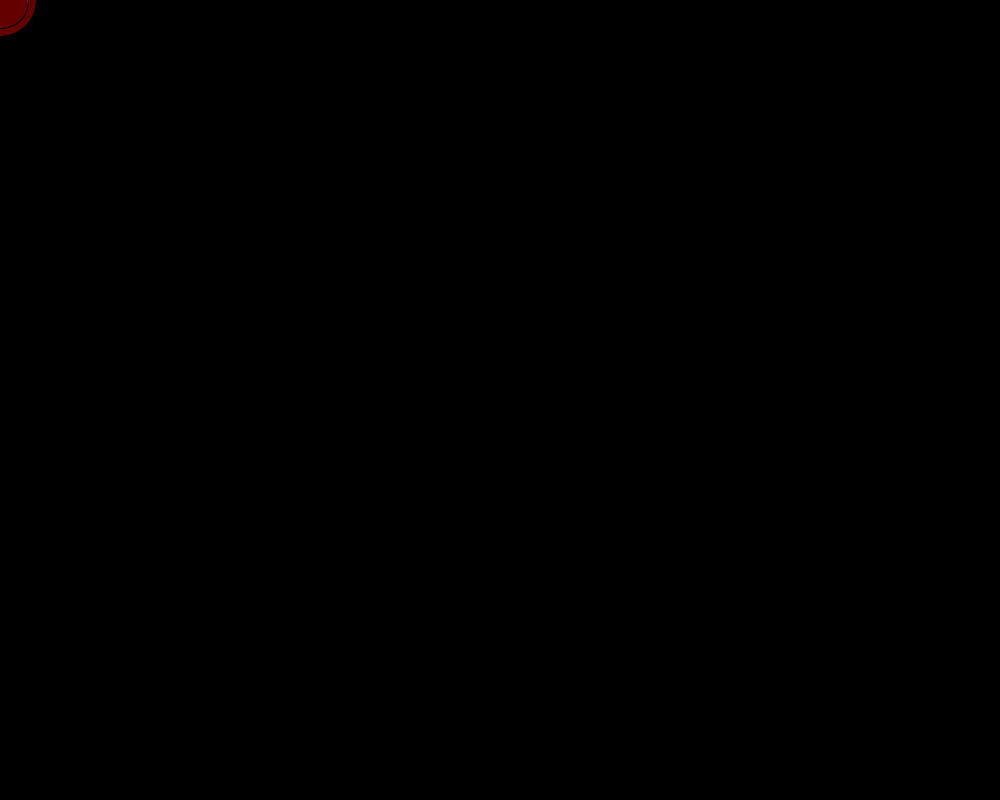
Frame 1 (no input)
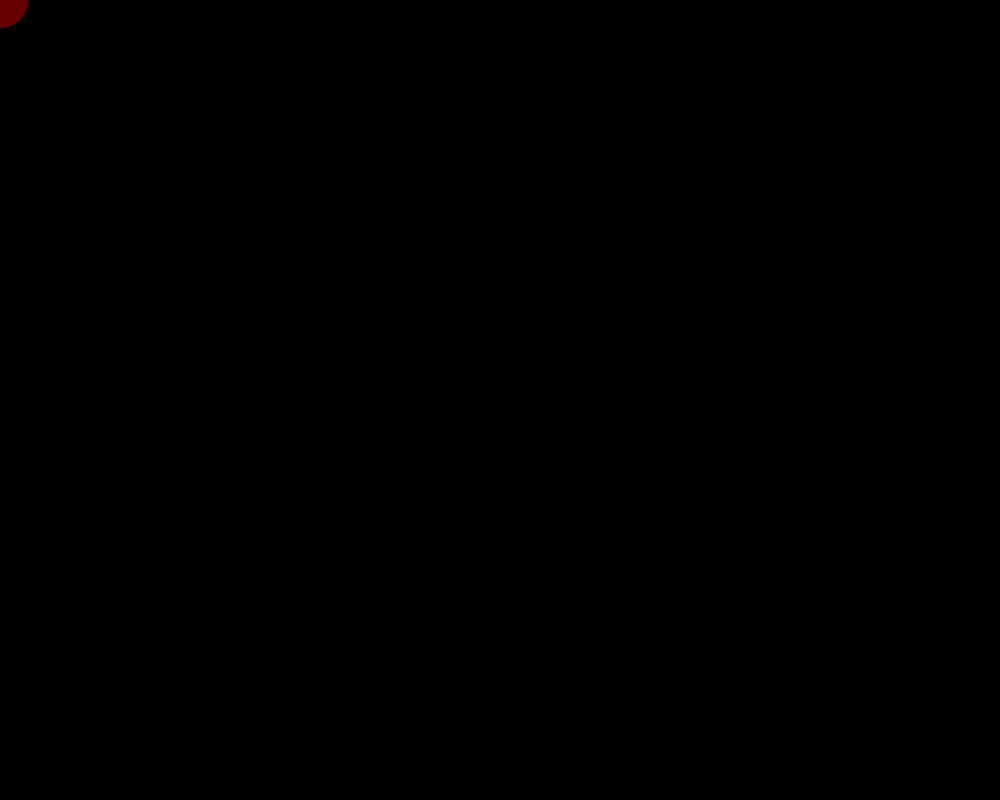
Frame 60 (the mouse pressed at the canvas centre just before this capture)
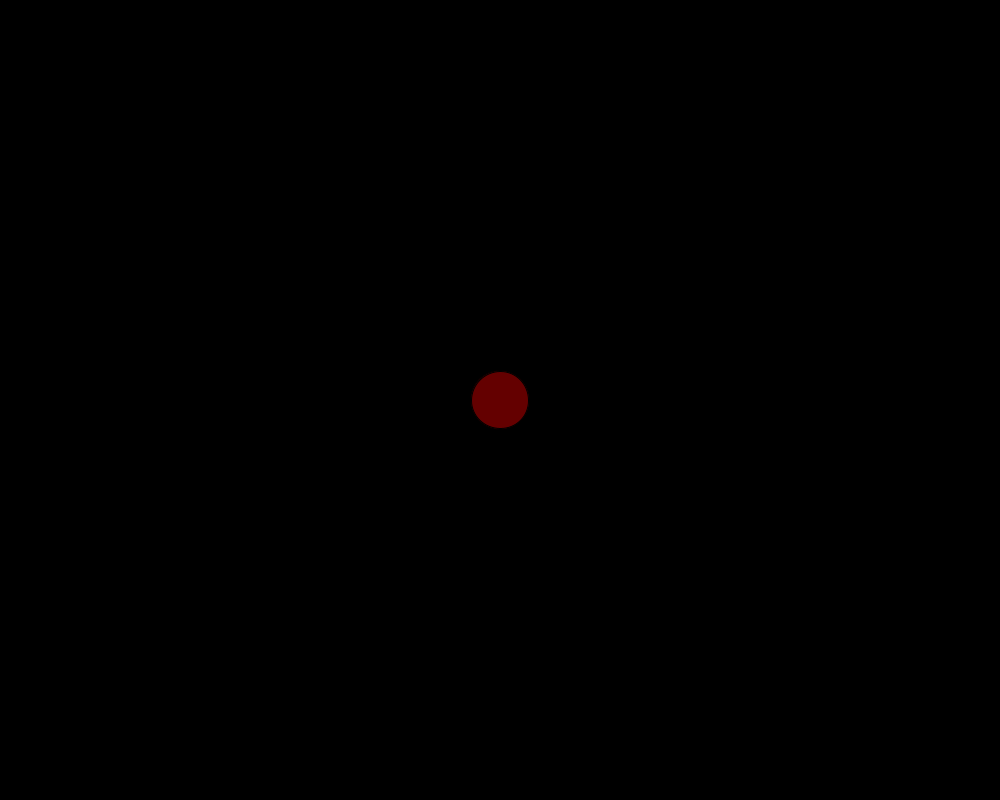
Frame 120 (the mouse held since frame 60 and released just before this capture)

The Processing sketch that drew these frames (run headless with seeded random() and noise(); from frame 60 on, the mouse is pressed at the canvas centre):

// Processing sketch: Homework_7
// ── Homework_7.pde
Circle circle;

int num = 50;
float[] x = new float[num];
float[] y = new float[num];
int i = 0;

int _radius=60; // radius of the flower
PVector _position = new PVector(height,width);



void setup() { 
  size(1000, 800);
  circle = new Circle(_radius, _position);
}

void draw() {
  background(0);
  _position.x = x[i] = mouseX;
  _position.y = y[i] = mouseY;

  i++;

  if (i % num == 0) {
    i = 0;
  }
  for (int j = 0; j < num; j++) {
    circle.display();
    _position.x = x[(i+j)%num];
    _position.y = y[(i+j)%num];
    circle = new Circle(j, _position);
  }
}

// ── Circle.pde
class Circle {

  float radius; // radius of the flower
  PVector flowerPosition;


  Circle(float r,  PVector position) { //placeholders

    radius=r;
    flowerPosition = position;
  }

  void display() {

    fill(100, 0, 0);
    ellipse(flowerPosition.x,flowerPosition.y, radius*1.2, radius*1.2);
    
  }
}
